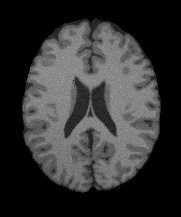
%> input picture Skew Student's-t/simulated brain images/194_N3F40.bmp, 181 x 217 px
$ octave skew_t_proposed.m   (GNU Octave 9; MATLAB toolbox functions it lacks are replaced by stand-ins)
%> lines starting %> are read from the running program, lines starting %| are printed output that depends on the picture; in (x1, y1, x2, y2) boxes, pixels count from 0 and x2, y2 are one past the last pixel; in counts of white or black regions, pixels touching at a corner belong together; the program's own positions count from 1

clc
clear


gama=1;
zata=3;
Beta=20;


% Initial image
image1=imread(['simulated brain images\194_N3F40.bmp']);
%> image1 is the input picture: size 217x181 uint8; min 0, max 157, mean 50.8
[row,column]=size(image1);
%> row = 217; column = 181
% ground truth
image123=imread(['simulated brain images\ground194.bmp']);
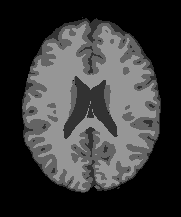
%> input picture Skew Student's-t/simulated brain images/ground194.bmp, 181 x 217 px
%> image123 is the input picture: size 217x181 uint8; min 0, max 150, mean 56.9

image1=double(image1);
%> image1: size 217x181 double
im1=double(image1);
image123=double(image123);
%> image123: size 217x181 double
im1=im1/max(im1(:));
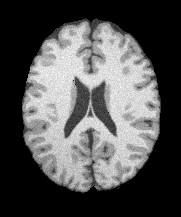
%> im1: size 217x181 double; min 0, max 1, mean 0.324
Y=[im1(:)'];
%%-初始化参数
tic
K=3;%类别
[n,m]=size(Y);%n维
%> n = 1; m = 39277
Img=reshape(Y,[row,column]);
ROI=ones(row,column);
ROI(Img==0)=0;
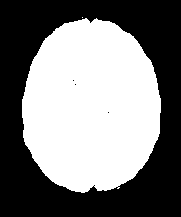
%> ROI: size 217x181 double; values 0 (black) and 1 (white), 48.8% white; 2 white regions (1 under 20 px), largest, box (x1, y1, x2, y2) and area: (22, 18, 161, 193) 19155
index = find(ROI ==1);
%> index = 19156 values from 4874 to 34833

%---初始化sigma-----%
yy = Img(index);
yy = sort(yy,'descend');
% K-means for initialization
[IDX,C] = kmeans(yy,K,'Start','cluster', ...
    'Maxiter',100, ...
    'EmptyAction','drop', ...
    'Display','off');
%> C = [0.829; 0.611; 0.296]
while sum(isnan(C))>0
    [IDX,C] = kmeans(yy,K,'Start','cluster', ...
        'Maxiter',100, ...
        'EmptyAction','drop', ...
        'Display','off');
end
%> this loop made 0 passes
V = sort(C);
%> V = [0.296; 0.611; 0.829]
Dis_k = zeros(row,column,K);
for k = 1:K
    Dis_k(:,:,k) = (Img - V(k)).^2;
end
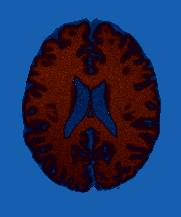
%> Dis_k: size 217x181x3 double; mean R, G, B 0.13, 0.212, 0.385
Sigma=zeros(K,1);
Pi=ones(m,K)/K;
delta=zeros(K,n);
Lambda=zeros(K,n);
Delta=zeros(K,n);
Gamma=zeros(K,n);
for k = 1:K
    [e_min,IDX] = min(Dis_k,[],3);
    IDX_ROI = IDX.*ROI;
    Sigma(k) = var(Img(IDX_ROI==k));
    Pi(:,k)=repmat(sum(sum(double(IDX_ROI==k)))/(sum(ROI(:))+eps),m,1);
    delta(k)=Lambda(k)/(sqrt(1+Lambda(k)'*Lambda(k))+eps);
    Delta(k)=sqrt(Sigma(k))*delta(k);
    Gamma(k)=Sigma(k)-Delta(k)*Delta(k)';
end
%> this loop made 3 passes
%> pass 1, `[e_min,IDX] = min(Dis_k,[],3);`:
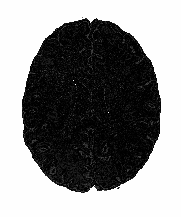
%> e_min: size 217x181 double; min 6.36e-08, max 0.0874, mean 0.0466; drawn with min black and max white
%> pass 1, `IDX_ROI = IDX.*ROI;`:
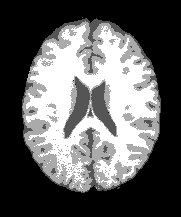
%> IDX_ROI: size 217x181 double; min 0, max 3, mean 1.13; drawn with min black and max white
%> after the loop, Delta = [0; 0; 0]; Gamma = [0.00537; 0.00421; 0.00278]; Sigma = [0.00537; 0.00421; 0.00278]; delta = [0; 0; 0]
Mu=V;%mu初始化
%> Mu = [0.296; 0.611; 0.829]
%-------------------%

%---------初始化G_j------------%

N=4;
M=N*(N+1)/2;%中共多找个基函数
G_j=zeros(M,m);%得到的基函数
bias=zeros(row,column,M);%得到的基函数
    X=linspace(-1,1,row);
%> X = 217 values from -1 to 1
    P(1,1:row)=1;
    P(2,1:row)=X;
    P(3,1:row)=1/2*(3*X.^2-1);
    P(4,1:row)=1/2*(5*X.^3-3*X);
    P(5,1:row)=1/8*(35*X.^4-30*X.^2+3);
    P(6,1:row)=1/8*(63*X.^5-70*X.^3+15*X);
    P(7,1:row)=1/16*(231*X.^6-315*X.^4+105*X.^2-5);
    P(8,1:row)=1/16*(429*X.^7-693*X.^5+315*X.^3-35.*X);

    X=linspace(-1,1,column);
%> X = 181 values from -1 to 1
    Q(1,1:column)=1;
    Q(2,1:column)=X;
    Q(3,1:column)=1/2*(3*X.^2-1);
    Q(4,1:column)=1/2*(5*X.^3-3*X);
    Q(5,1:column)=1/8*(35*X.^4-30*X.^2+3);
    Q(6,1:column)=1/8*(63*X.^5-70*X.^3+15*X);
    Q(7,1:column)=1/16*(231*X.^6-315*X.^4+105*X.^2-5);
    Q(8,1:column)=1/16*(429*X.^7-693*X.^5+315*X.^3-35.*X);

    num=1;
    for i=1:N
        for j=1:N-i+1
            for ki=1:row
                for kj=1:column
                    bias(ki,kj,num)=P(i,ki)*Q(j,kj);
                end
            end
            num=num+1;
        end
    end
%> after the loop, num = 11
    for i=1:M
        temp=bias(:,:,i);
        G_j(i,:)=temp(:)';
    end
%---------初始化B_j------------%
B_j=ones(1,m);
S1_ij=zeros(K,m);S2_ij=zeros(K,m);
v=5*ones(K,1);%自由度是5；
ROI=ROI(:);
patch_size=3;

%% 计算权重系数 alpha_ij
[alpha_ij,ci]=cacluate_alpha_ij(im1./(reshape(B_j,[row,column])+eps),m,row,column);


for t=1:50


    %----------------计算Z_ij,u_ij,u_ij*t_ij,u_ij*t_ij*t_ij，logu_ij------------------------------%
    Mi=(1+Delta.*(Gamma.^(-1)).*Delta).^(-1/2);
    d=(repmat(Y,K,1)-repmat(B_j,K,1).*repmat(Mu,1,m)).^2.*repmat((Sigma.^(-1)),1,m);
    tD=repmat(gamma((v+n)/2),1,m).*repmat((Sigma.^(-1/2)),1,m)...
        ./(repmat((pi*v).^(n/2),1,m).*repmat(gamma(v/2),1,m)+eps)...
        .*((1+d./repmat(v,1,m)).^(-repmat((v+n)/2,1,m)));
    A=repmat(Lambda,1,m).*repmat((Sigma.^(-1/2)),1,m).*(repmat(Y,K,1)-repmat(B_j,K,1).*repmat(Mu,1,m));
    T_2=tcdf(sqrt(repmat(v+n+2,1,m)./(repmat(v,1,m)+d+eps)).*A,repmat(v+n+2,1,m));
    T_1=tcdf(sqrt(repmat(v+n,1,m)./(repmat(v,1,m)+d+eps)).*A,repmat(v+n,1,m));
    u_ij=2*repmat(gamma((v+n+2)/2),1,m)./(repmat(gamma((v+n)/2),1,m).*(repmat(v,1,m)+d)+eps).*T_2./(T_1+eps);
    GV=mufun_gv(d,v,n,K,m,A);
% [186 lines not run here, left out]
function [GV1]=mufun_gv(d,v,n,K,m,A)
%% 计算积分
Q1=zeros(K,m);
C=sqrt(repmat(v+n,1,m)./(repmat(v,1,m)+d+eps)).*A;
for k=1:K
fun=@(x)((psi((v(k)+2*n)/2)-psi((v(k)+n)/2)-log(1+((x+C(k,:)).^2)./(v(k)+n+eps))+((x+C(k,:)).^2.*(v(k)+n)-n*(v(k)+n))./(((x+C(k,:)).^2+v(k)+n).*(v(k)+n)+eps)).*tpdf((x+C(k,:)),v(k)+n));
Q1(k,:)=integral(fun,-inf,0,'ArrayValued',true);
end

GV1=Q1;
% GV2=Q2;
end


function [alpha_ij,ci]=cacluate_alpha_ij(im1,m,row,column)
%> called with m = 39277, row = 217, column = 181
%% 计算权重系数 alpha_ij

Ni=9;
radiu=fix(sqrt(Ni)/2);
index=1;
index_im1=reshape(1:m,[row,column]);
for j=radiu:-1:-radiu
    for i=radiu:-1:-radiu
        temp1=circshift(im1,[i,j]);
        temp2=circshift(index_im1,[i,j]);
        im1_Ni(:,index)=temp1(:);
        index_im1_Ni(:,index)=temp2(:);
        index=index+1;
    end
end
%> after the loop, index = 10
%----------------------w_ij------------------------%
j_label=(Ni+1)-(1:Ni);
center_label=[];
label=index_im1_Ni(index_im1_Ni,j_label);
for j=1:Ni
    center_label=[center_label;label((j-1)*m+1:j*m,j)];
end
wij=abs(im1_Ni(index_im1_Ni,:)-im1_Ni(center_label,:));
wij=sum(wij.^2,2);
wij=reshape(exp(-sqrt(wij)/0.5),[m Ni]);
temp=wij(:,5);
temp=double(double((wij(:,5)./(sum(wij,2)+eps))>=0.5)==0).*temp;
wij(:,5)=temp;
wij=wij./(repmat(sum(wij,2),1,Ni)+eps);
%-----------------------------------------------------------------%

%----------------------S_i^*------------------------%

%---------eight direction-------------------%
D1=[1,1,1;0,0,0;0,0,0];D2=[0,0,0;1,1,1;0,0,0];D3=[0,0,0;0,0,0;1,1,1];
D4=[0,1,0;0,1,0;0,1,0];D5=[1,0,0;1,0,0;1,0,0];D6=[0,0,1;0,0,1;0,0,1];
D7=[0,0,1;0,1,0;1,0,0];D8=[1,0,0;0,1,0;0,0,1];
D=[D1(:),D2(:),D3(:),D4(:),D5(:),D6(:),D7(:),D8(:)];
d1=im1_Ni'.*repmat(D1(:),1,m);d2=im1_Ni'.*repmat(D2(:),1,m);d3=im1_Ni'.*repmat(D3(:),1,m);d4=im1_Ni'.*repmat(D4(:),1,m);
d5=im1_Ni'.*repmat(D5(:),1,m);d6=im1_Ni'.*repmat(D6(:),1,m);d7=im1_Ni'.*repmat(D7(:),1,m);d8=im1_Ni'.*repmat(D8(:),1,m);
Std=[std(d1([1,4,7],:));std(d2([2,5,8],:));std(d3([3,6,9],:));std(d4([4,5,6],:));std(d5([1,2,3],:));std(d6([7,8,9],:));std(d7([3,5,7],:));std(d3([1,5,9],:))];
[Std_sort,Std_index]=sort(Std,1,'ascend');
temp_1=D(:,Std_index(1,:));
temp_2=D(:,Std_index(1,:))+D(:,Std_index(2,:));
temp_3=D(:,Std_index(1,:))+D(:,Std_index(2,:))+D(:,Std_index(3,:));

index_1=find(abs(Std_sort(2,:)-Std_sort(1,:))>=max(diff(Std_sort)));
%> index_1 = 19653 values from 1 to 39277
index_2_1=find(abs(Std_sort(2,:)-Std_sort(1,:))<=max(diff(Std_sort)));
%> index_2_1 = 39277 values from 1 to 39277
index_2_2=find(abs(Std_sort(3,:)-Std_sort(2,:))>=max(diff(Std_sort)));
%> index_2_2 = 19776 values from 1 to 39277
%> the run ends on the next line
index_2=intersect(index_2_1,index_2_2);

S_i=temp_3;
% S_i(:,index_1)=temp_1(:,index_1);
% S_i(:,index_2)=temp_2(:,index_2);
S_i(:,index_1)=double(temp_1(:,index_1)>0);
S_i(:,index_2)=double(temp_2(:,index_2)>0);

temp=S_i;
temp(temp==0)=NaN;
ci=std(temp.*im1_Ni','omitnan')';
alpha_ij=S_i'.*wij;
alpha_ij=alpha_ij./(repmat(sum(alpha_ij,2),1,Ni)+eps);
end
